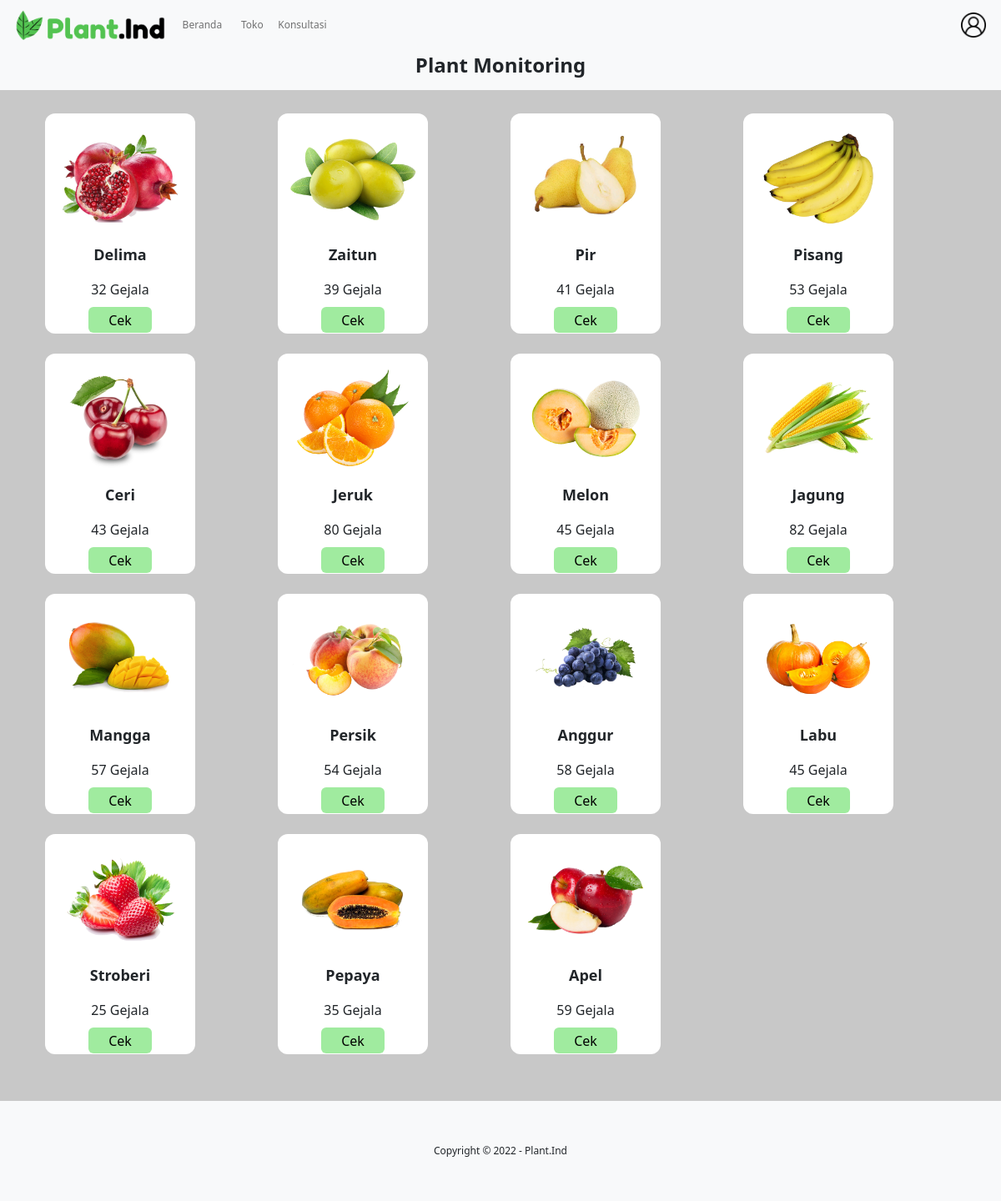
Screenshot of /consultation/index.php (signed in) with the database file from the repository.
### tables this page shows
CREATE TABLE `buah` (
  `BuahID` int(100) NOT NULL,
  `NamaBuah` varchar(100) NOT NULL,
  `Harga` int(100) NOT NULL,
  `Gambar` varchar(100) NOT NULL,
  `gejala` int(11) NOT NULL
);

### consultation/index.php (the view, shortened to what this page needs)
<!DOCTYPE html>
<html lang="en">
<head>
    <link rel="stylesheet" href="../assets/css/konsultasi.css">
</head>
<body>
    <?php
        include('../assets/navbar.php');
    ?>
    <div class="background">
        <p class="judul">Plant Monitoring</p>
        <div class="container">
            <?php
                $sql = "SELECT * FROM buah";
                $query = mysqli_query ($conn, $sql);
                while($hasil = mysqli_fetch_object ($query)):
            ?>
            <div class="buah">
                <img src="../assets/shop/<?= $hasil->Gambar ?>">
                <p><?= $hasil->NamaBuah ?></p>
                <?= $hasil->gejala ?> Gejala
                <a href="../consultation/penyakit.php?id=<?= $hasil->BuahID ?>">Cek</a>
            </div>
            <?php
                endwhile;
            ?>
        </div>
    </div>
    <?php
        include('../assets/footer.php')
    ?>
</body>
</html>

### assets/navbar.php (shortened to what this page needs)
<!doctype html>
<html lang="en">
  <head>
    <link rel="stylesheet" href="../assets/css/navbar.css">
    <link href="https://cdn.jsdelivr.net/npm/bootstrap@5.1.3/dist/css/bootstrap.min.css" rel="stylesheet">
  </head>
  <body>
    <nav class="navbar navbar-expand-lg navbar-light bg-light">
      <div class="container-fluid">
        <a class="navbar-brand" href="../home/index.php">
          <img src="../assets/logo.png" alt="logo">
        </a>
        <div class="collapse navbar-collapse" id="navbarSupportedContent">
          <ul class="navbar-nav me-auto mb-lg-0">
            <li class="nav-item">
              <a class="nav-link" aria-current="page" href="../home/index.php">Beranda</a>
            </li>
            <li class="nav-item">
              <a class="nav-link" href="../marketplace/shop.php">Toko</a>
            </li>
            <li class="nav-item">
              <a class="nav-link" href="../consultation/index.php">Konsultasi</a>
            </li>
          </ul>
          <div class="btn-group">
            <button type="button" class="tombol" data-bs-toggle="dropdown" data-bs-display="static" aria-expanded="false">
              <img src="../assets/user.png" alt="user" width=5vw>
            </button>
          </div>
        </div>
      </div>
    </nav>
  </body>
</html>

### assets/footer.php (shortened to what this page needs)
<!DOCTYPE html>
<html lang="en">
<head>
        <link rel="stylesheet" href="../assets/css/footer.css">
</head>
<footer class="bg-light">
        <p> Copyright &copy; 2022 - Plant.Ind </p>
</footer>
</html>

### assets/css/konsultasi.css (style rules this page uses)
.background { background-color: rgb(200, 200, 200); height: 105vw; }
.judul { background-color: rgba(248, 249, 250, 255); padding-bottom: 1vw; font-size: 2vw; text-align: center; font-weight: bold; }
.container { display: grid; grid-template-columns: 25% 25% 25% 25%; grid-template-rows: 25% 25% 25% 25%; }
.container .buah { display: flex; flex-direction: column; background-color: white; margin: 1vw 1vw 1vw 1vw; align-items: center; width: 15vw; height: 22vw; border-radius: 1vw; }
.container p { font-size: 1.5vw; font-weight: bold; }
.buah img { width: 13vw; }
.buah a { margin-top: 5%; text-decoration: none; background-color: #a0eb9f; color: black; padding: 0.3vw 2vw 0.3vw 2vw; border-radius: 0.5vw; }

### assets/css/navbar.css (style rules this page uses)
* { padding: 0; margin: 0; box-shadow: none !important; }
nav.navbar.navbar-expand-lg.navbar-light.bg-light { padding: 0 !important; }
.navbar-brand img { width: 15vw; }
.container-fluid a { padding: 0 !important; height: 4vw; display: flex; align-items: center; }
.nav-item { font-size: 1vw; width: 5vw; display: flex; justify-content: center; }
.nav-item a { padding: 0; }
.navbar { height: 5vw !important; }
.container-fluid { height: 5vw !important; display: flex; width: 100vw !important; padding: 0 1.5vw!important; }
button.tombol { padding: 0 !important; width: 2.5vw; height: 2.5vw; border: none; display: flex; align-items: center; justify-content: center; background-color: transparent; }
.tombol img { width: 100%; }
.navbar-brand { padding-top: 1vw !important; padding-bottom: 1vw !important; margin-right: 1.2vw !important; }
.btn-group { display: block !important; }

### assets/css/footer.css (style rules this page uses)
.bg-light p { font-size: 1vw; margin: 0 !important; }
.bg-light { display: flex; align-items: center; justify-content: center; height: 10vw; }

### rows the page displays
buah: Gambar (picture), NamaBuah "Delima", gejala "32"
buah: Gambar (picture), NamaBuah "Zaitun", gejala "39"
buah: Gambar (picture), NamaBuah "Pir", gejala "41"
buah: Gambar (picture), NamaBuah "Pisang", gejala "53"
buah: Gambar (picture), NamaBuah "Ceri", gejala "43"
buah: Gambar (picture), NamaBuah "Jeruk", gejala "80"
buah: Gambar (picture), NamaBuah "Melon", gejala "45"
buah: Gambar (picture), NamaBuah "Jagung", gejala "82"
buah: Gambar (picture), NamaBuah "Mangga", gejala "57"
buah: Gambar (picture), NamaBuah "Persik", gejala "54"
buah: Gambar (picture), NamaBuah "Anggur", gejala "58"
buah: Gambar (picture), NamaBuah "Labu", gejala "45"
buah: Gambar (picture), NamaBuah "Stroberi", gejala "25"
buah: Gambar (picture), NamaBuah "Pepaya", gejala "35"
buah: Gambar (picture), NamaBuah "Apel", gejala "59"
